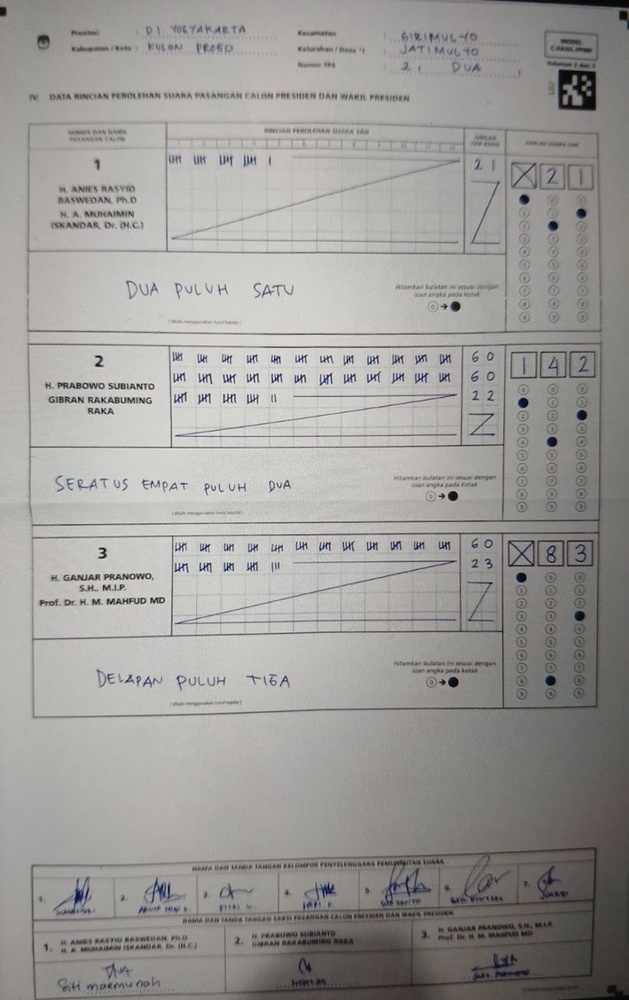
#> input picture docs/notes/20240309-c1-ocr/py/images/train/2.jpeg, 629 x 1000 px, shrunk from 805 x 1280 before the run
$ python preprocess.py
#> lines starting #> are read from the running program, lines starting #| are printed output that depends on the picture; after the words box and inside, x2 and y2 are one past the last pixel; in counts of white or black regions, pixels touching at a corner belong together
from typing import Tuple
import matplotlib.pyplot as plt
import numpy as np
import cv2
from skimage.measure import label


def preprocess(gray: np.ndarray) -> Tuple[np.ndarray, np.ndarray]:
    gray = cv2.cvtColor(gray, cv2.COLOR_RGB2GRAY)
    gray = cv2.medianBlur(gray, 3)
    gray = cv2.blur(gray, (3, 3))
    # gray = (gray * 1.1 - 100).clip(0, 255).astype("uint8")


    clahe = cv2.createCLAHE()
    equalized = clahe.apply(gray)

    thresholded = cv2.adaptiveThreshold(
        equalized,
        255,
        cv2.ADAPTIVE_THRESH_MEAN_C,
        cv2.THRESH_BINARY_INV,
        25,
        25,
    )

    thresholded = cv2.erode(thresholded, np.ones((3, 3)), iterations=1)
    thresholded = cv2.dilate(thresholded, np.ones((3, 3)), iterations=2)

    return thresholded, equalized


def component_rect(labeled_img: np.ndarray, label: int) -> Tuple[int, int, int, int]:
    xs = np.argwhere(labeled_img == label)[:, 0]
    ys = np.argwhere(labeled_img == label)[:, 1]

    row_min, row_max = xs.min(), xs.max()
    col_min, col_max = ys.min(), ys.max()
    h = row_max - row_min + 1
    w = col_max - col_min + 1
    return row_min, col_min, h, w


def get_main_component(bin_img: np.ndarray) -> Tuple[np.ndarray, np.ndarray]:
    labeled_image, n_labels = label(thresholded, connectivity=2, return_num=True)  # type: ignore

    valid = []
    height, width = bin_img.shape[:2]
    for i in range(1, n_labels + 1):
        _, _, h, w = component_rect(labeled_image, i)
        if h > int(float(height) * (2.0 / 5.0)) and w > width // 2:
            valid.append(i)
            break

    img = np.zeros((height, width))
    img[labeled_image == valid[0]] = 255  # Take only the valid component

    return img, labeled_image


def find_closest_pixel_to_point(px_coords, pt):
    min_idx = ((px_coords - pt) ** 2).sum(1).argmin(0)
    return px_coords[min_idx]


def get_corners(component) -> np.ndarray:
    """
    Find 4 pixel coordinates closest to each corner
    """
    height, width = component.shape[:2]

    # top-left
    tl_coords = np.argwhere(component[: height // 2, : width // 2] == 255)
    tl_point = find_closest_pixel_to_point(tl_coords, np.array([0, 0]))

    # top-right
    tr_coords = np.argwhere(component[: height // 2, width // 2 :] == 255)
    tr_point = find_closest_pixel_to_point(tr_coords, np.array([0, width])) + np.array(
        [0, width // 2]
    )

    # bottom-left
    bl_coords = np.argwhere(component[height // 2 :, : width // 2] == 255)
    bl_point = find_closest_pixel_to_point(bl_coords, np.array([height, 0])) + np.array(
        [height // 2, 0]
    )

    # bottom-right
    br_coords = np.argwhere(component[height // 2 :, width // 2 :] == 255)
    br_point = find_closest_pixel_to_point(
        br_coords, np.array([height, width])
    ) + np.array([height // 2, width // 2])

    corners = np.array([tl_point, bl_point, tr_point, br_point])
    return corners


if __name__ == "__main__":
    # Read and preprocess
    img = cv2.imread("images/train/2.jpeg")
#> img is the input picture: shape (1000, 629, 3); mean B, G, R 152.4, 155.2, 156.6
    thresholded, equalized = preprocess(img)
#> in preprocess, `equalized = clahe.apply(gray)`:
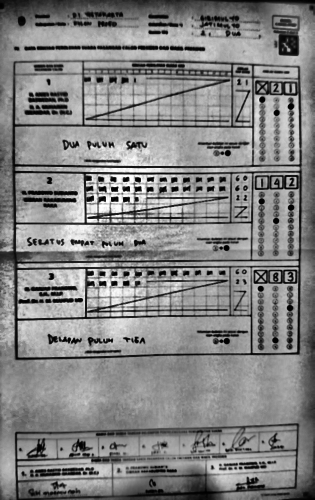
#> equalized: shape (1000, 629) (shown at 1/2 size); min 0, max 255, mean 131.7
#> in preprocess, `thresholded = cv2.adaptiveThreshold( equalized, 255, cv2.ADAPTIVE_THRE..`:
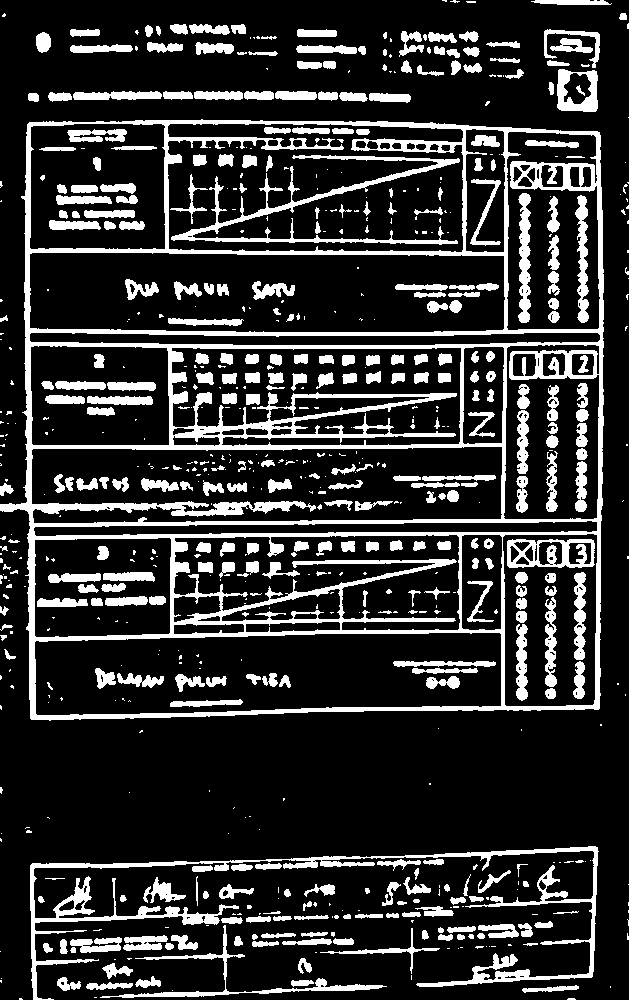
#> thresholded: shape (1000, 629); 18.8% white; 708 white regions (358 under 20 px), largest, box (x1, y1, x2, y2) and area: (0, 119, 604, 721) 46322, (30, 846, 599, 1000) 8211, (171, 155, 460, 245) 3577
#> in preprocess, `thresholded = cv2.erode(thresholded, np.ones((3, 3)), iterations=1)`:
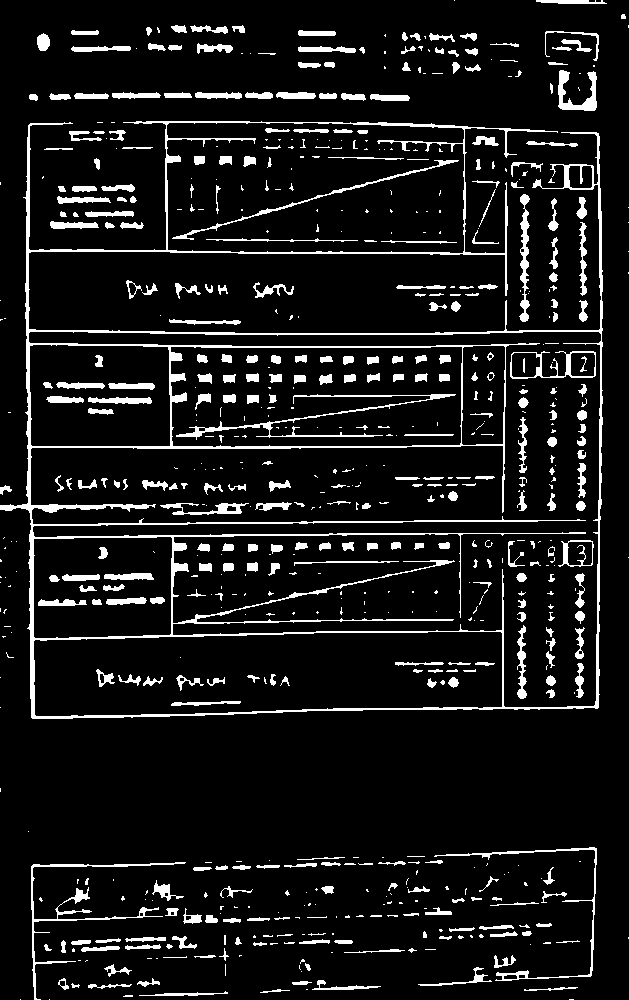
#> thresholded: shape (1000, 629); 9% white; 691 white regions (333 under 20 px), largest, box (x1, y1, x2, y2) and area: (0, 121, 603, 719) 19174, (31, 862, 186, 1000) 1326, (176, 394, 456, 440) 1261
#> in preprocess, `thresholded = cv2.dilate(thresholded, np.ones((3, 3)), iterations=2)`:
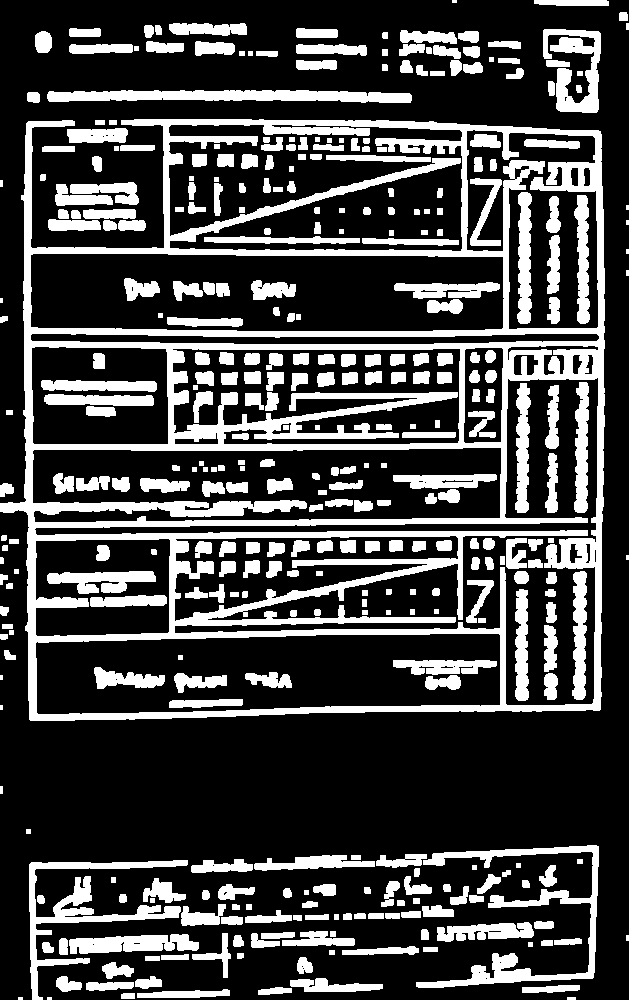
#> thresholded: shape (1000, 629); 26.3% white; 380 white regions (12 under 20 px), largest, box (x1, y1, x2, y2) and area: (0, 119, 605, 721) 68984, (416, 845, 599, 988) 4744, (29, 860, 188, 1000) 4272
    cv2.imwrite("gray.jpeg", img.astype(float).mean(-1).astype("uint8"))
    cv2.imwrite("equalized.jpeg", equalized)
    cv2.imwrite("thresholded.jpeg", thresholded)

    # get main component
    component, labeled = get_main_component(thresholded)
#> in get_main_component, `labeled_image, n_labels = label(thresholded, connectivity=2, return_nu..`:
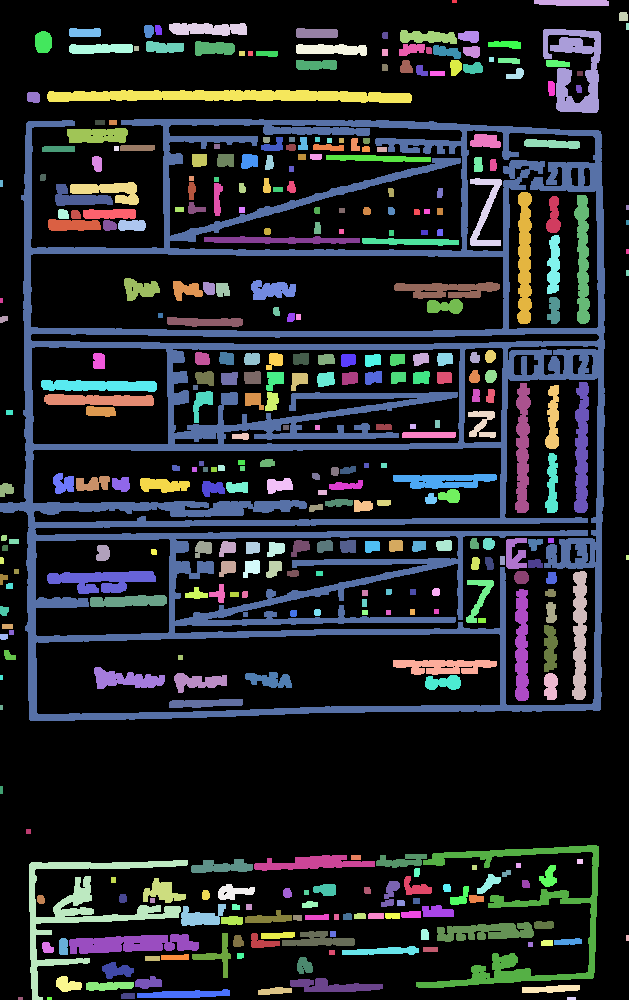
#> labeled_image: shape (1000, 629) int64; 381 distinct labels, from 0 to 380; one colour per label, 0 black
#> in get_main_component, `labeled_image, n_labels = label(thresholded, connectivity=2, return_nu..`: n_labels = 380
#> the loop in get_main_component, `for i in range(1, n_labels + 1):` made 45 passes
#> (row_min in component_rect, row_max in component_rect, col_min in component_rect, col_max in component_rect, h, w) on passes 2 to 9: (0, 5, 534, 608, 6, 75), (12, 20, 619, 627, 9, 9), (23, 35, 169, 246, 13, 78), (23, 29, 626, 628, 7, 3), (25, 37, 144, 153, 13, 10), (25, 34, 155, 161, 10, 7), (28, 36, 69, 100, 9, 32), (28, 37, 296, 337, 10, 42)
#> after the loop in get_main_component, `for i in range(1, n_labels + 1):`: valid = [45]
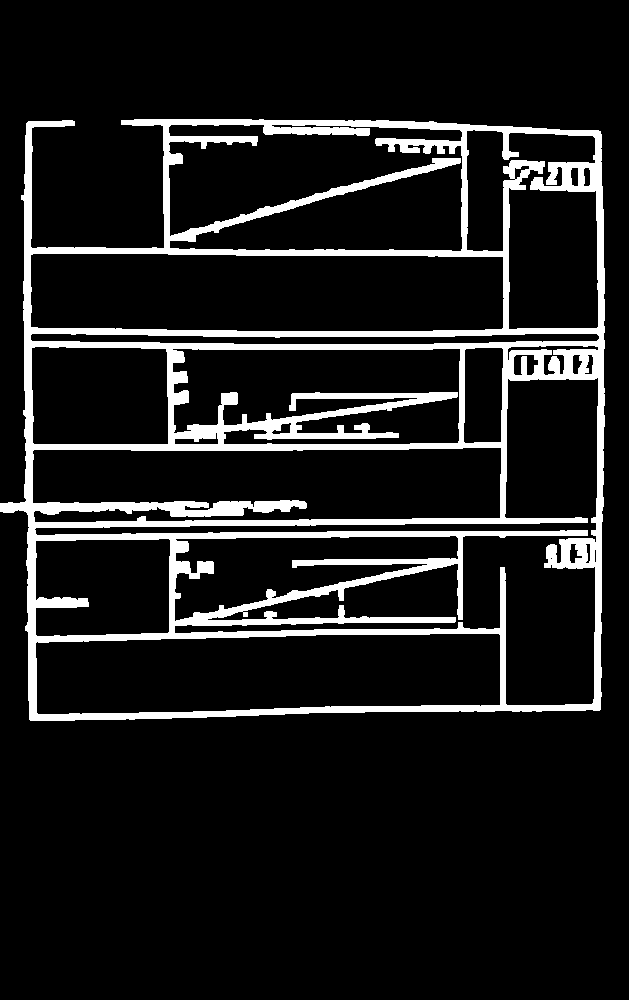
#> component: shape (1000, 629) float64; 11% white; 1 white region, box (x1, y1, x2, y2) and area: (0, 119, 605, 721) 68984

    # corners
    corners = get_corners(component)
#> in get_corners, `tl_coords = np.argwhere(component[: height // 2, : width // 2] == 255)`: tl_coords = 18231 pairs, first value 119 to 499, second value 21 to 313
#> in find_closest_pixel_to_point, `min_idx = ((px_coords - pt) ** 2).sum(1).argmin(0)`: min_idx = 327
#> in get_corners, `tl_point = find_closest_pixel_to_point(tl_coords, np.array([0, 0]))`: tl_point = [121, 28]
#> in get_corners, `tr_coords = np.argwhere(component[: height // 2, width // 2 :] == 255)`: tr_coords = 22033 pairs, first value 120 to 499, second value 0 to 290
#> in get_corners, `tr_point = find_closest_pixel_to_point(tr_coords, np.array([0, width])..`: tr_point = [131, 600]
#> in get_corners, `bl_coords = np.argwhere(component[height // 2 :, : width // 2] == 255)`: bl_coords = 15901 pairs, first value 0 to 220, second value 0 to 313
#> in get_corners, `bl_point = find_closest_pixel_to_point(bl_coords, np.array([height, 0]..`: bl_point = [720, 30]
#> in get_corners, `br_coords = np.argwhere(component[height // 2 :, width // 2 :] == 255)`: br_coords = 12819 pairs, first value 0 to 212, second value 0 to 289
#> in get_corners, `br_point = find_closest_pixel_to_point( br_coords, np.array([height, w..`: br_point = [710, 599]
#> in get_corners, `corners = np.array([tl_point, bl_point, tr_point, br_point])`: corners = [[121, 28], [720, 30], [131, 600], [710, 599]]
#> corners = [[121, 28], [720, 30], [131, 600], [710, 599]]

    cv2.imwrite("component.jpeg", component)
    print(img)
#> (printed output is left out)

    fig, ax = plt.subplot_mosaic("abcd", figsize=(14, 7))
    ax["a"].imshow(img.astype(float).mean(-1).astype("uint8"), cmap='gray'); ax["a"].set_title("original gray")
    ax["b"].imshow(equalized, cmap='gray'); ax["b"].set_title("histogram-equalized")
    ax["c"].imshow(labeled, cmap='tab20'); ax["c"].set_title("connected components")
    ax["d"].imshow(component, cmap='gray'); ax["d"].set_title("main component")
    plt.tight_layout()
    # plt.show()
    fig.savefig("../img/main-component-extraction.png")
